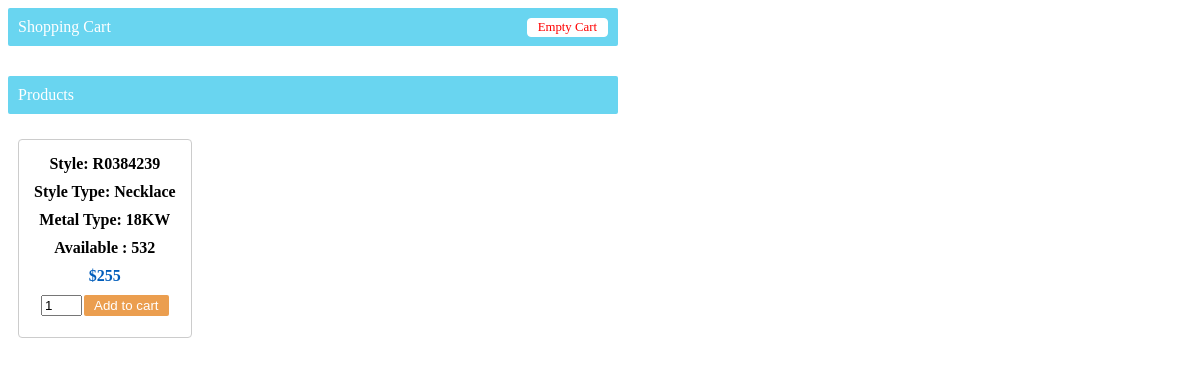
Before: / with the older database file.
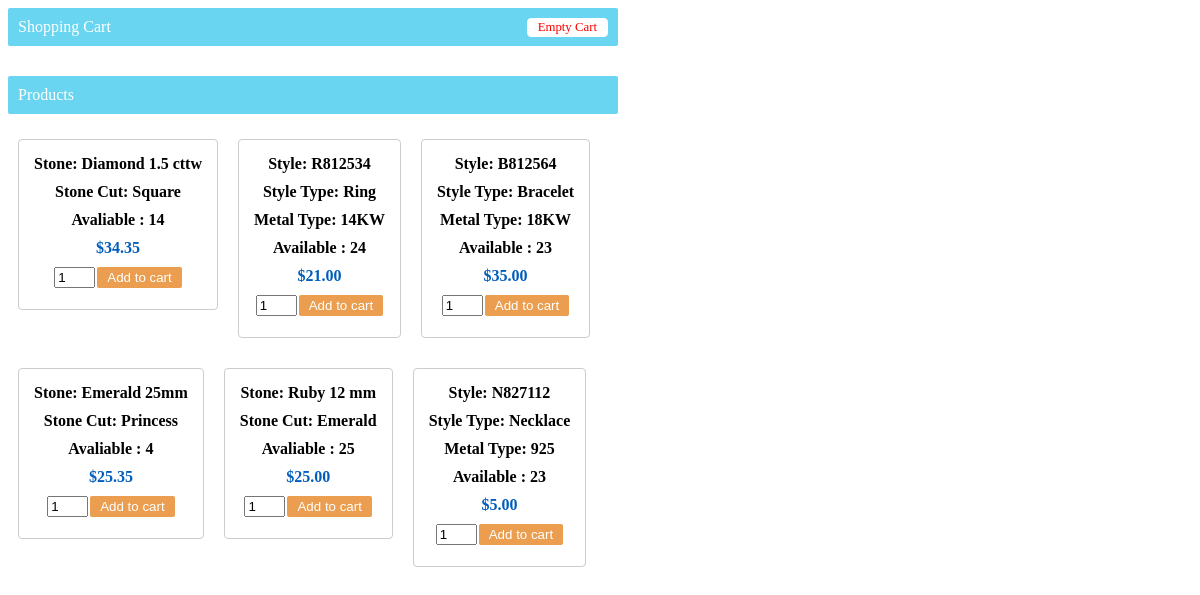
After: the same page with the newer database file.
### tables this page shows
CREATE TABLE `styleNumbers` (
  `styleID` int(30) NOT NULL AUTO_INCREMENT,
  `metalType` varchar(255) DEFAULT NULL,
  `styleType` varchar(255) DEFAULT NULL,
  `styleQty` int(11) DEFAULT NULL,
  `stylePrice` double(8,2) DEFAULT NULL,
  `styleNumber` varchar(255) DEFAULT NULL,
  `stoneType` varchar(255) DEFAULT NULL,
  `stoneCut` varchar(255) DEFAULT NULL,
  `type` varchar(255) DEFAULT NULL,
  PRIMARY KEY (`styleID`)
);

### dbcontroller.php (called while the page is built, shortened)
<?php
class DBController {
	private $host = "localhost";
	private $user = "root";
	private $password = "root";
	private $database = "JDC";
	private $conn;
	function __construct() {
		$this->conn = $this->connectDB();
	}
	function connectDB() {
		$conn = mysqli_connect($this->host,$this->user,$this->password,$this->database);
		return $conn;
	}
	function runQuery($query) {
		$result = mysqli_query($this->conn,$query);
		while($row=mysqli_fetch_assoc($result)) {
			$resultset[] = $row;
		}
		if(!empty($resultset))
			return $resultset;
	}
}
?>

### index.php (the view, shortened to what this page needs)
<?php
require_once("dbcontroller.php");
$db_handle = new DBController();
?>
<HTML>
<HEAD>
<link href="style.css" type="text/css" rel="stylesheet" />
</HEAD>
<BODY>
<div id="shopping-cart">
<div class="txt-heading">Shopping Cart <a id="btnEmpty" href="index.php?action=empty">Empty Cart</a></div>
</div>
<div id="product-grid">
	<div class="txt-heading">Products</div>
	<?php
	$product_array = $db_handle->runQuery("SELECT * FROM styleNumbers ORDER BY styleID, type ASC");
	if (!empty($product_array)) {
		foreach($product_array as $key=>$value){
			if ($product_array[$key]["styleQty"] >0 ){
	?>
		<div class="product-item">
			<form method="post" action="index.php?action=add&code=<?php echo $product_array[$key]["styleID"]; ?>">
			<?php if ($product_array[$key]["type"] == "Stone"){ ?>
				<div><strong><?php echo "Stone: ". $product_array[$key]["stoneType"]; ?></strong></div>
				<div><strong><?php echo "Stone Cut: ".$product_array[$key]["stoneCut"]; ?></strong></div>
				<div><strong><?php echo "Avaliable : " . $product_array[$key]["styleQty"]; ?></strong></div>
				<div class="product-price"><?php echo "$".$product_array[$key]["stylePrice"]; ?></div>
<?php }else { ?>
			<div><strong><?php echo "Style: ".$product_array[$key]["styleNumber"]; ?></strong></div>
			<div><strong><?php echo "Style Type: ".$product_array[$key]["styleType"]; ?></strong></div>
			<div><strong><?php echo "Metal Type: ".$product_array[$key]["metalType"]; ?></strong></div>
			<div><strong><?php echo "Available : " . $product_array[$key]["styleQty"]; ?></strong></div>
			<div class="product-price"><?php echo "$".$product_array[$key]["stylePrice"]; ?></div>
<?php   } ?>
			<div><input type="text" name="quantity" value="1" size="2" /><input type="submit" value="Add to cart" class="btnAddAction" /></div>
			</form>
		</div>
	<?php }
			}
	}
	?>
</div>
</BODY>
</HTML>

### style.css (style rules this page uses)
body { width:610px;font-family:calibri; }
.txt-heading { padding: 10px 10px; border-radius: 2px; color: #FFF; background: #69d5f0; margin-bottom:10px; }
#btnEmpty { background-color: #ffffff; border: #FFF 1px solid; padding: 1px 10px; color: #ff0000; font-size: 0.8em; float: right; text-decoration: none; border-radius: 4px; }
.btnAddAction { background-color: #eb9e4f; border: 0; padding: 3px 10px; color: #ffffff; margin-left: 2px; border-radius: 2px; }
#shopping-cart { margin-bottom:30px; }
#product-grid { margin-bottom:30px; }
.product-item { float:left; background: #ffffff;margin:15px 10px; padding:5px;border:#CCC 1px solid;border-radius:4px; }
.product-item div { text-align:center; margin:10px; }
.product-price { color: #005dbb; font-weight: 600; }

Changed rows visible on the page:
removed stylenumbers: styleNumber "R0384239", styleType "Necklace", metalType "18KW", styleQty "532", stylePrice "255"
added stylenumbers: stoneType "Diamond 1.5 cttw", stoneCut "Square", styleQty "14", stylePrice "34.35"
added stylenumbers: styleNumber "R812534", styleType "Ring", metalType "14KW", styleQty "24", stylePrice "21.00"
added stylenumbers: styleNumber "B812564", styleType "Bracelet", metalType "18KW", styleQty "23", stylePrice "35.00"
added stylenumbers: stoneType "Emerald 25mm", stoneCut "Princess", styleQty "4", stylePrice "25.35"
added stylenumbers: stoneType "Ruby 12 mm", stoneCut "Emerald", styleQty "25", stylePrice "25.00"
added stylenumbers: styleNumber "N827112", styleType "Necklace", metalType "925", styleQty "23", stylePrice "5.00"
